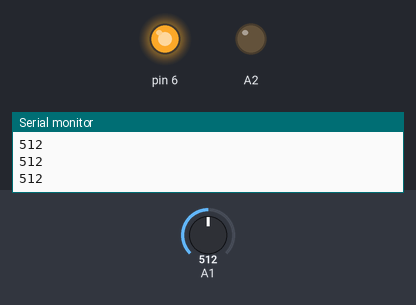
Simulated run of this sketch. Board: Arduino Uno, built with avr-gcc and run on an emulated ATmega328P. Shown: output pins drawn as LEDs (lit = HIGH), the last lines printed to the serial monitor. Inputs (shaded band) come from the test bench; at power-on: A1 = 512.

Above: at 1.2 s.
1.3 s: A1 set to 477
At 2.5 s:
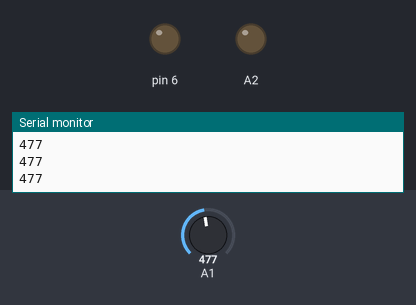
2.8 s: A1 set to 498
At 3.9 s:
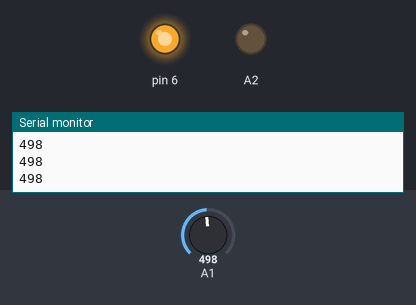
4.3 s: A1 set to 478
At 4.9 s:
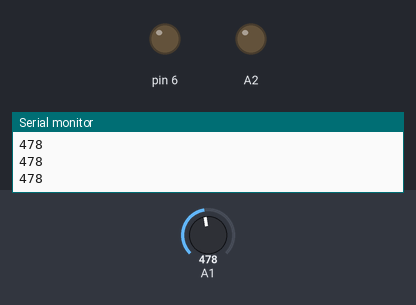
Timing chart, 0 to 7.3 s (numbered marks = the images above; inputs shaded):
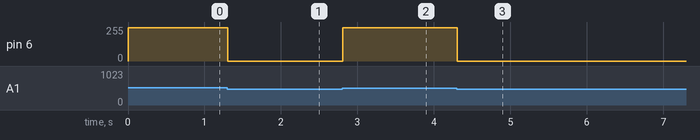

The sketch:

ex_4_1.ino
```cpp
void setup() {
   pinMode(A2, OUTPUT);
   Serial.begin(9600);
}

void loop() {
  int temperatureValue = analogRead(A1);
  Serial.println(temperatureValue);
  if (temperatureValue < 488) {
    // Turn motor off
    analogWrite(6, 0);
  }
  else {
    // Turn motor on
    analogWrite(6, 250);
  }
}
```

Measured:
- the behaviour switches between 488 and 487 on A1 (found by bisection; images 0 and 1)
- after the input at 1.3 s, pin 6: 250/255 → 0/255 at once
- after the input at 2.8 s, pin 6: 0/255 → 250/255 at once
- after the input at 4.3 s, pin 6: 250/255 → 0/255 at once
